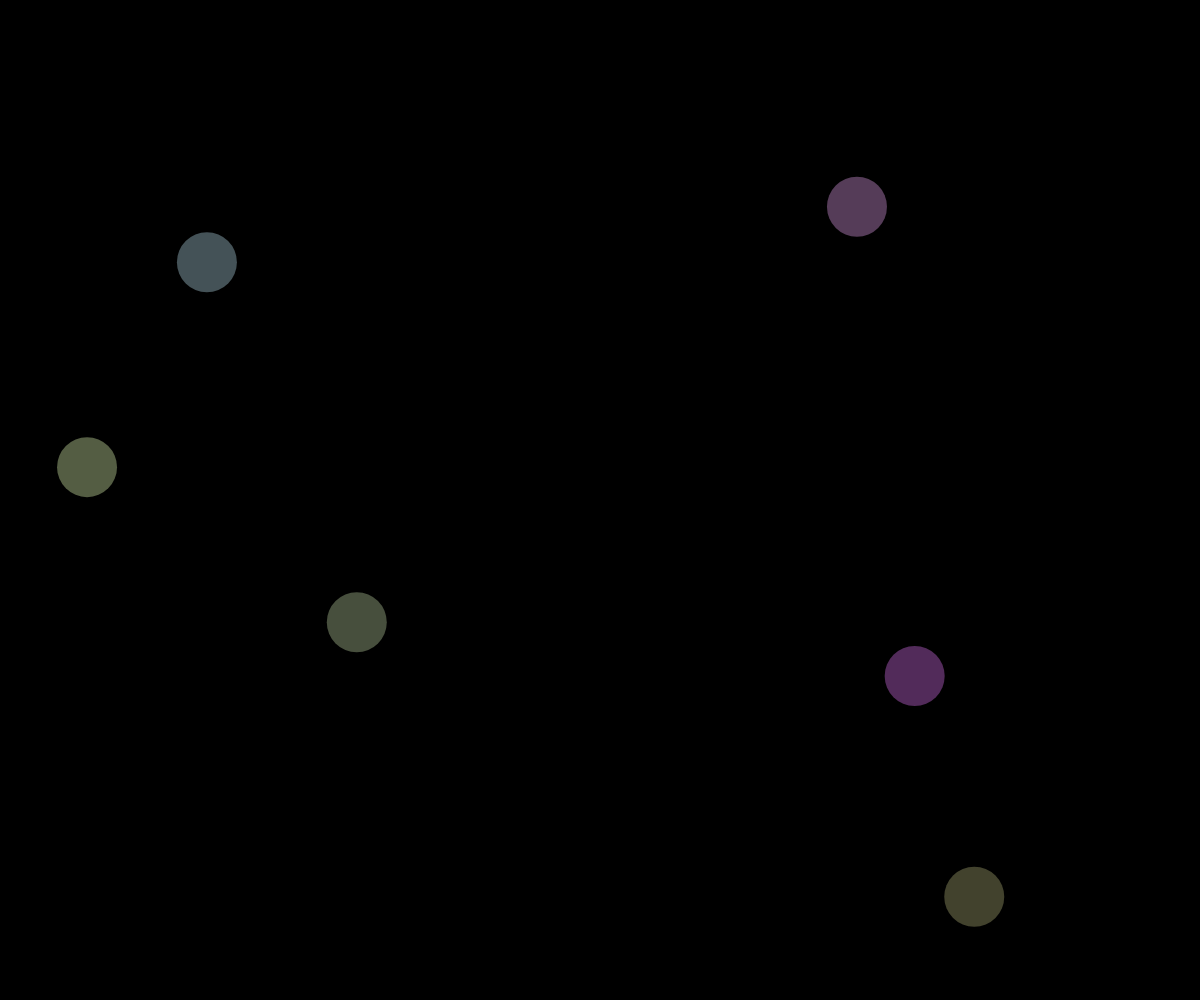
Frame 1 (no input)
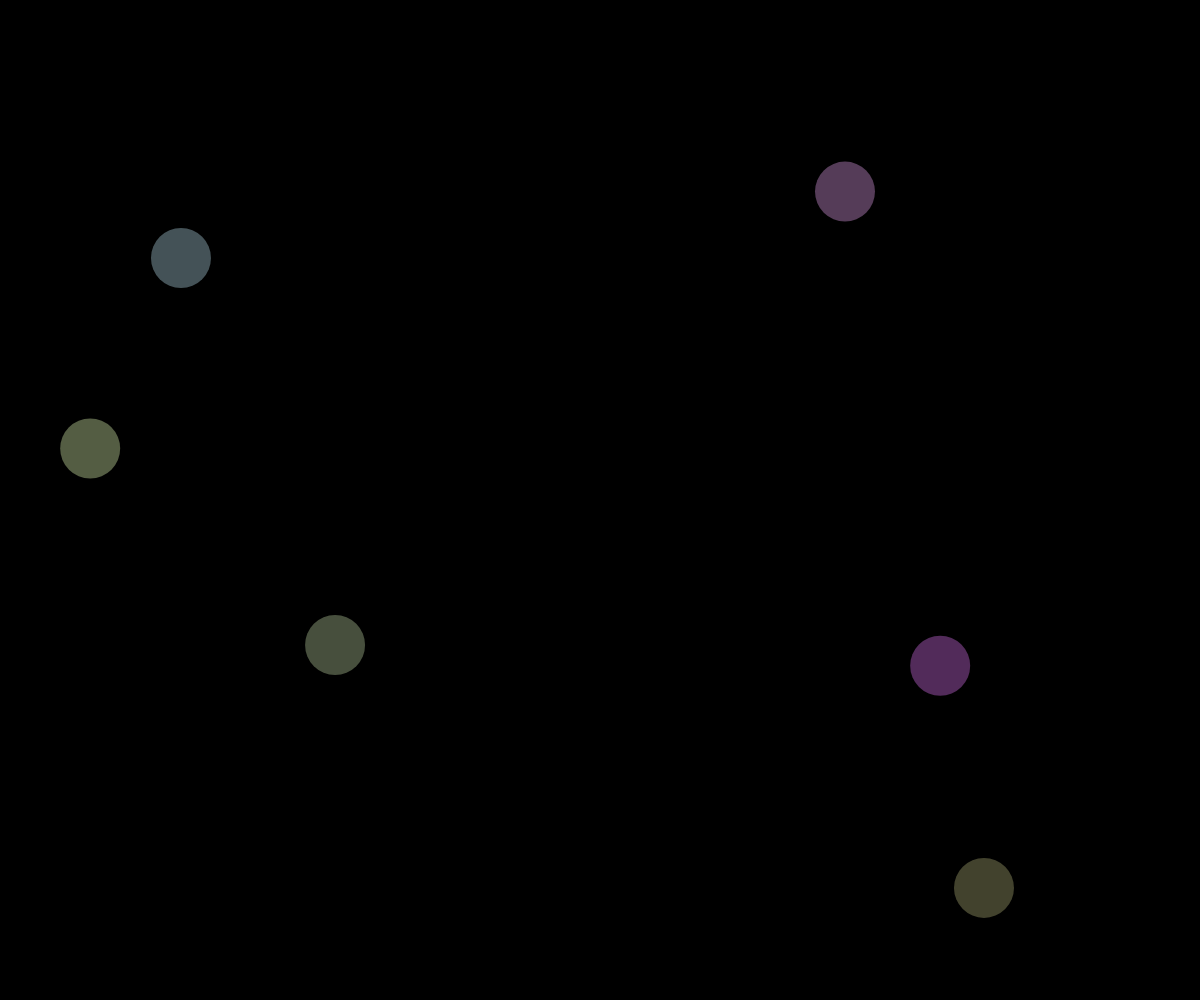
Frame 60 (no input)
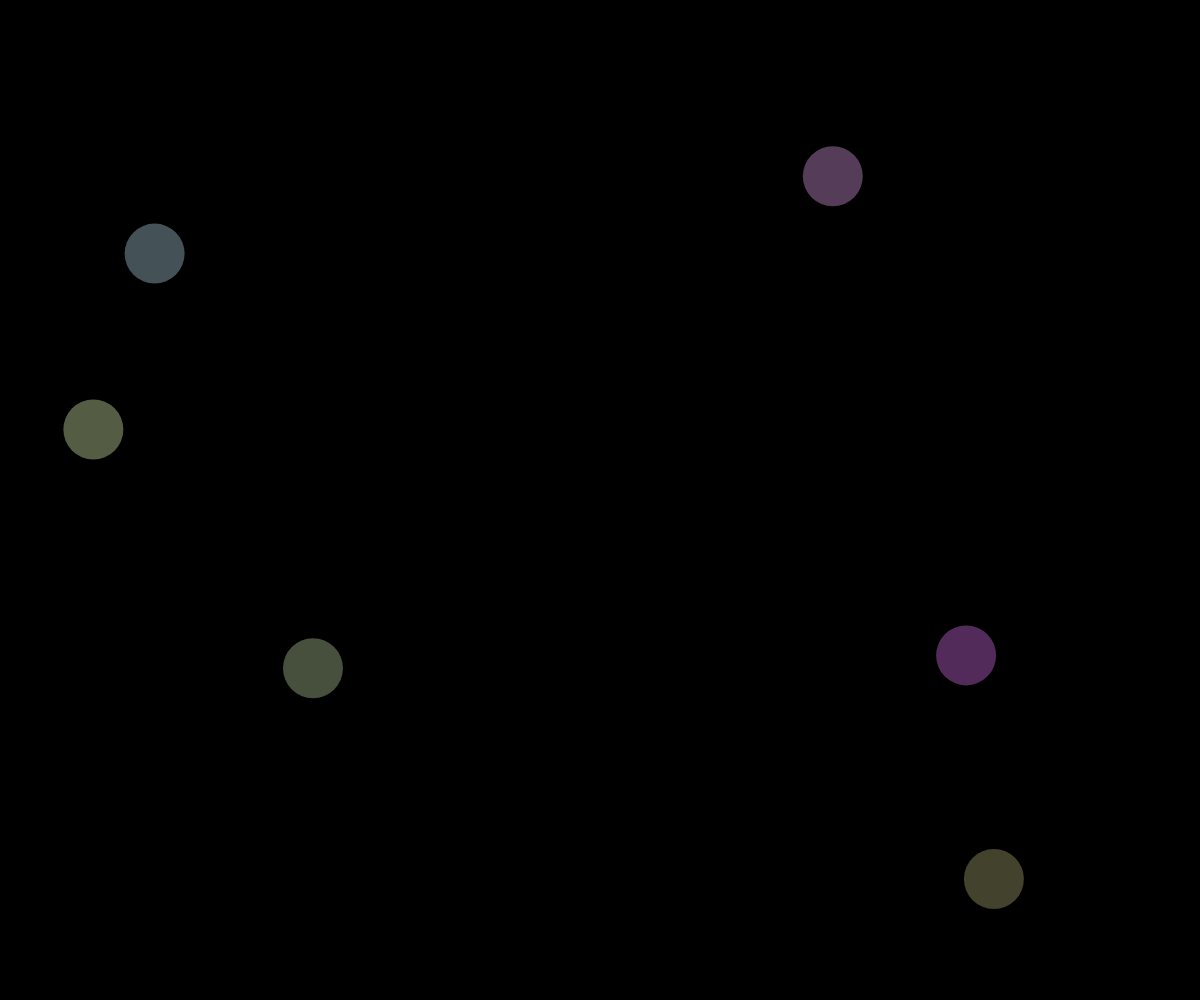
Frame 120 (the mouse pressed at the canvas centre since frame 60)

The p5.js sketch that drew these frames (run headless with seeded random() and noise() and a simulated clock; from frame 60 on, the mouse is pressed at the canvas centre):

// p5.js sketch
// ── sketch.js
var cells = [];

function setup() {
  createCanvas(windowWidth, windowHeight);
  cells.push(new Cell());
  cells.push(new Cell());
  cells.push(new Cell());
  cells.push(new Cell());
  cells.push(new Cell());
  cells.push(new Cell());
}

function draw() {
  background(0);
  for (var i = 0; i < cells.length; i++) {
    cells[i].move();
    cells[i].show();
  }
}

function mousePressed() {
  for (var i = cells.length - 1; i >= 0; i--) {
    if (cells[i].clicked(mouseX, mouseY)) {
      cells.push(cells[i].mitosis());
      cells.push(cells[i].mitosis());
      cells.splice(i, 1);
    }
  }
}

function addCell() {
    cells.push(new Cell());
}

function windowResized() {
  resizeCanvas(windowWidth, windowHeight);
}

function resetCells() {
    cells = [];
    cells.push(new Cell());
    cells.push(new Cell());
    cells.push(new Cell());
    cells.push(new Cell());
  }

  

// ── cell.js
function Cell(pos, r, c, speed) {
    this.pos = pos ? pos.copy() : createVector(random(width), random(height));
    this.r = r || 60;
    this.c = c || color(random(100, 255), random(100, 255), random(100, 255), 100);
    this.speed = speed || createVector(random(-0.5, 0.5), random(-0.5, 0.5));
  
    this.move = function() {
      this.pos.add(this.speed);
      if (this.pos.x > width - this.r || this.pos.x < this.r) {
        this.speed.x *= -1;
      }
      if (this.pos.y > height - this.r || this.pos.y < this.r) {
        this.speed.y *= -1;
      }
    }
  
    this.show = function() {
      noStroke();
      fill(this.c);
      ellipse(this.pos.x, this.pos.y, this.r, this.r);
    }
  
    this.clicked = function(x, y) {
      var d = dist(this.pos.x, this.pos.y, x, y);
      if (d < this.r) {
        return true;
      } else {
        return false;
      }
    }
  
    this.mitosis = function() {
      var newPos = createVector(this.pos.x + random(-this.r, this.r), this.pos.y + random(-this.r, this.r));
      var newCell = new Cell(newPos, this.r * 0.8, this.c);
      return newCell;
    }

    this.fuse = function(other) {
        var d = dist(this.pos.x, this.pos.y, other.pos.x, other.pos.y);
        if (d < this.r + other.r) {
          var newR = sqrt(this.r * this.r + other.r * other.r);
          var newCell = new Cell(this.pos, newR, this.c);
          return newCell;
        } else {
          return null;
        }
      }
  }
  
// ── style.css
html, body {
    margin: 0;
    padding: 0;
    overflow: hidden;
  }
  canvas {
    display: block;
  }
  #controls {
    position: absolute;
    top: 10px;
    left: 10px;
    z-index: 10;
    background: rgba(255, 255, 255, 0.7);
    padding: 10px;
    border-radius: 5px;
    display: flex;
    flex-direction: column;
    gap: 10px;
  }
  
  button {
    padding: 10px 20px;
    border: none;
    border-radius: 5px;
    background-color: #007BFF;
    color: white;
    font-size: 16px;
    cursor: pointer;
    transition: background-color 0.3s, transform 0.3s;
  }
  
  button:hover {
    background-color: #0056b3;
    transform: scale(1.05);
  }
  
  button:active {
    background-color: #004494;
    transform: scale(0.95);
  }
  
  #message {
    font-size: 16px;
    color: #333;
    margin-top: 10px;
  }
  
